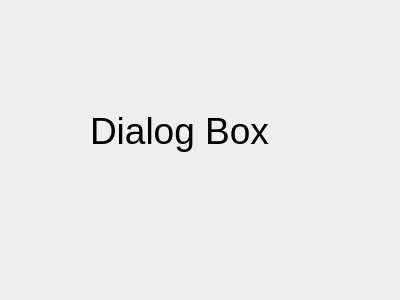
<?xml version="1.0" encoding="UTF-8"?>
<ui version="4.0">
 <class>Dialog</class>
 <widget class="QDialog" name="Dialog">
  <property name="geometry">
   <rect>
    <x>0</x>
    <y>0</y>
    <width>400</width>
    <height>300</height>
   </rect>
  </property>
  <property name="windowTitle">
   <string>Dialog</string>
  </property>
  <widget class="QLabel" name="Window3">
   <property name="geometry">
    <rect>
     <x>90</x>
     <y>100</y>
     <width>211</width>
     <height>61</height>
    </rect>
   </property>
   <property name="font">
    <font>
     <family>MS UI Gothic</family>
     <pointsize>28</pointsize>
    </font>
   </property>
   <property name="text">
    <string>Dialog Box</string>
   </property>
  </widget>
 </widget>
 <resources/>
 <connections/>
</ui>
